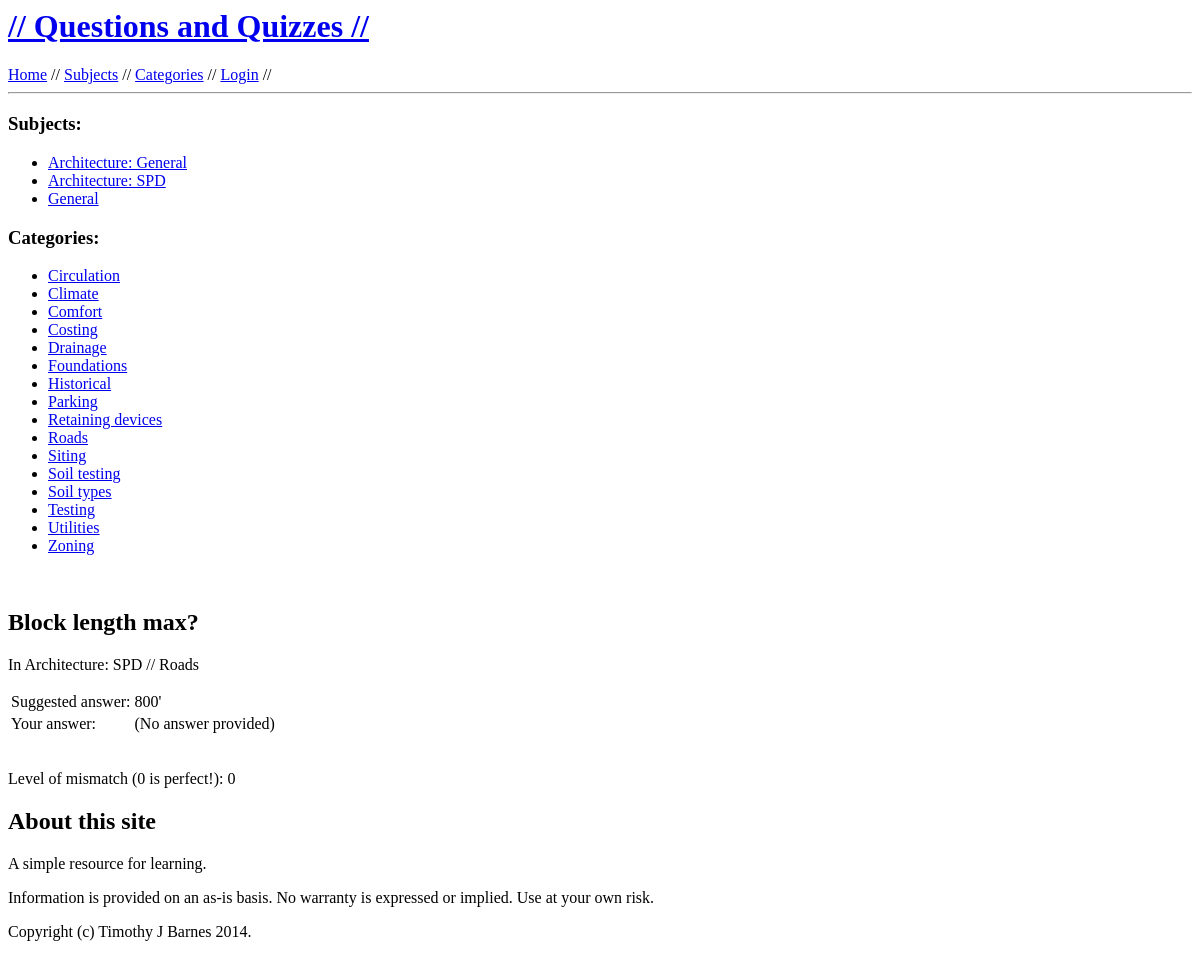
The page /educate/112/answer/ on the database as committed earlier.
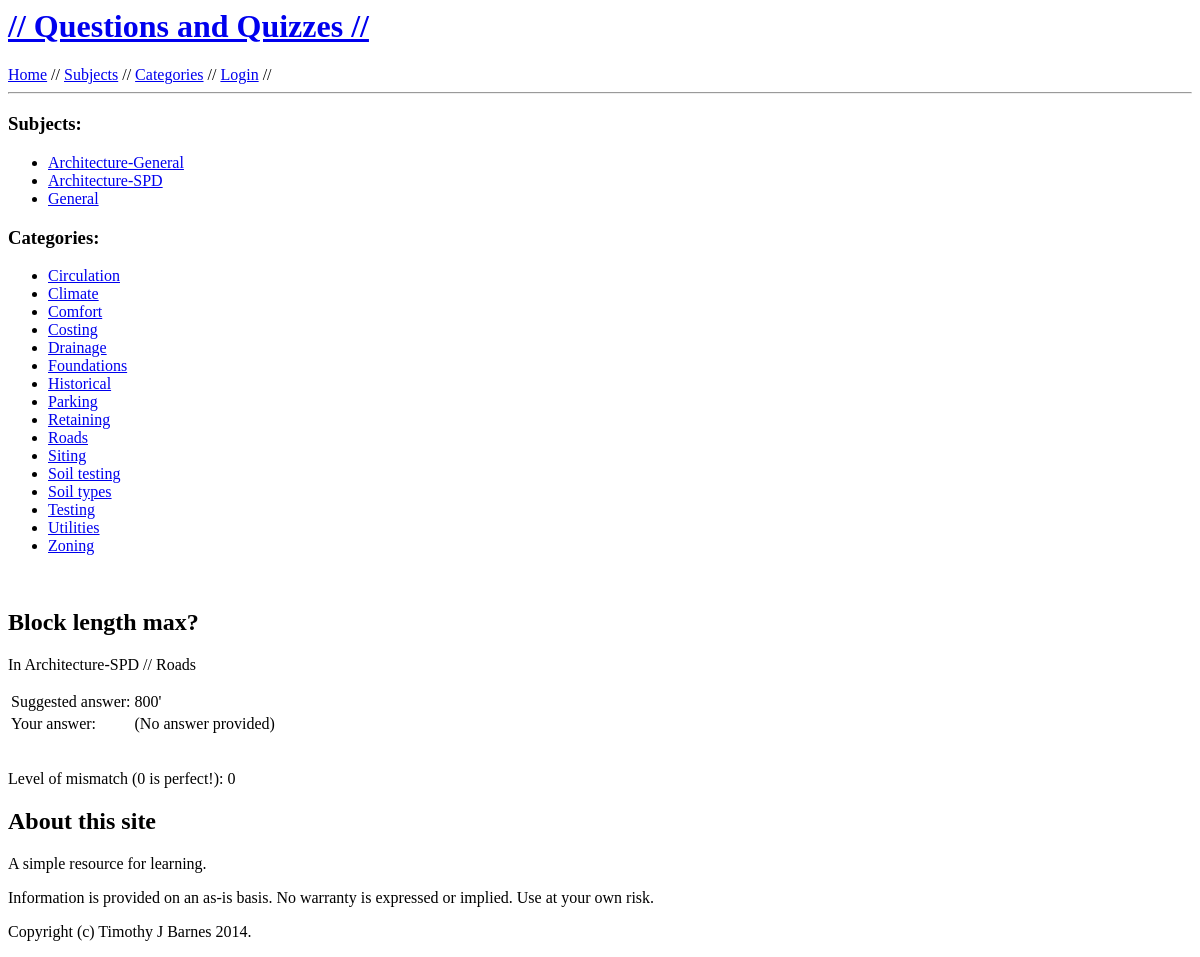
The same page on the database as committed later.
### educate/models.py (models this page shows, shortened)
class Subject(models.Model):
    name = models.CharField(max_length=40)
    description = models.CharField(max_length=200, default='-description-')

class Category(models.Model):
    subject = models.ForeignKey(Subject)
    name = models.CharField(max_length=40)
    description = models.CharField(max_length=200, default='-description-')

class Question(models.Model):
    category = models.ForeignKey(Category)
    question = models.CharField(max_length=200)
    answer = models.CharField(max_length=200)

### educate/views.py (the view)
# urls.py: url(r'^(?P<question_id>\d+)/answer/$', views.answer, name='answer'),
def answer(request, question_id):
    question = get_object_or_404(Question, pk=question_id)
    form = AnswerForm(request.POST)
    if form.is_valid():
        sc = score(str(question.answer), form.cleaned_data['user_answer'])
        return render(request, 'educate/answer.html', {
            'registered': request.user.is_authenticated(),
            'username': request.user.username,
            'question': question,
            'answer': form.cleaned_data['user_answer'],
            'score': sc,
            'subject_list': Subject.objects.order_by('name'),
            'category_list': Category.objects.order_by('name'),
        })
    else:
        return render(request, 'educate/answer.html', {
            'registered': request.user.is_authenticated(),
            'username': request.user.username,
            'question': question,
            'answer': '(No answer provided)',
            'score': 0,
            'subject_list': Subject.objects.order_by('name'),
            'category_list': Category.objects.order_by('name'),
        })

### educate/templates/educate/answer.html (shortened to what this page needs)
{% extends "educate/base.html" %}
{% block content %}
<br />
<h2>{{ question.question }}?</h2>
<p>In {{ question.category.subject.name }} // {{ question.category.name }}</p>
<table>
  <tr>
    <td>Suggested answer:</td><td>{{ question.answer }}</td>
  </tr>
  <tr>
    <td>Your answer:</td><td>{{ answer }}</td>
  </tr>
</table>
<br />
<p>Level of mismatch (0 is perfect!): {{ score }}</p>
{% endblock %}

### educate/templates/educate/base.html (shortened to what this page needs)
{% load staticfiles %}
<html xmlns="http://www.w3.org/1999/xhtml" xml:lang="en" lang="en">
  <head>
    <link rel="stylesheet" type="text/css" href="{% static 'educate/educate.css' %}" />
  </head>
  <body>
    <div id="main">
      <div id="banner">
	<h1><a href="{% url 'home' %}">// Questions and Quizzes //</a></h1>
      </div>
      <div id="nav">
	{% block nav %}
	<a href="{% url 'home' %}">Home</a> //
        <a href="{% url 'all_subjects' %}">Subjects</a> //
	<a href="{% url 'all_categories' %}">Categories</a> //
	{% if registered %}
	Logged in as {{ username }} //
	<a href="/admin/">Admin</a> //
	<a href="{% url 'auth_logout' %}">Logout</a> //
	{% else %}
	<a href="{% url 'auth_login' %}">Login</a> //
	{% endif %}
	{% endblock %}
      </div>
      <hr>
      <div id="sidebar">
	<div id="menu">
	  {% block menu %}
	  {% if subject_list %}
	  <h3>Subjects:</h3>
	  <ul>
	    {% for sub in subject_list %}
	    <li><a href="{% url 'categories' sub.name %}">{{ sub.name }}</a></li>
	    {% endfor %}
	  </ul>
	  {% endif %}
	  {% if category_list %}
	  <h3>Categories:</h3>
	  <ul>
	    {% for cat in category_list %}
	    <li><a href="{% url 'questions' cat.name %}">{{ cat.name }}</a></li>
	    {% endfor %}
	  </ul>
	  {% endif %}
	  {% endblock %}
	</div>
      </div>
      <div id=content>
	{% block content %}{% endblock %}
	{% block footer %}
	<div id=byline>
	  <h2>About this site</h2>
	  <p>A simple resource for learning.</p>
	  <p>Information is provided on an as-is basis. No warranty is expressed or implied. Use at your own risk.</p>
	  <p>Copyright (c) Timothy J Barnes 2014.</p>
	</div>
	{% endblock %}
      </div>
    </div>
</body>
</html>

Rows that differ between the two databases and show on the page:
changed Subject: name "Architecture: General" → "Architecture-General"
changed Subject: name "Architecture: SPD" → "Architecture-SPD"
changed Category: name "Retaining devices" → "Retaining"
changed through a linked row, Question "Block length max": category.subject.name "Architecture: SPD" → "Architecture-SPD"
